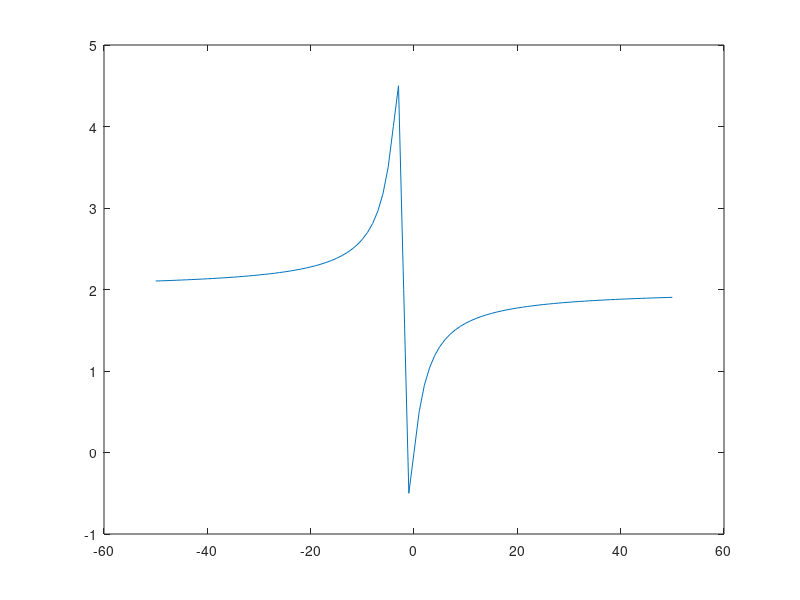

This figure's MATLAB source:
%Octave Script
%Title          :Grafica 7
%Author         :Jose Manuel Arce Salvador
%Description    :Graficar una funcion
%Date           :202123801
%Version        :1
%notes          :Requiere aplicacion de octave, usar su linea de comandos
%

clear
% Dominio de la funcion 
x=-50:1:50;
% Rango de la funcion 
fx= (2*(x.^2)+(3*x)) ./ ((x.^2)+(4*x)+5);
% Funcion a plotear funcion
plot(x,fx)